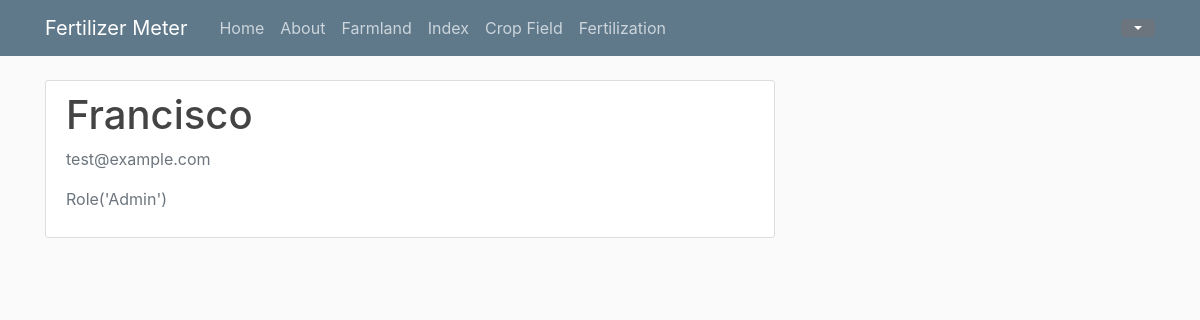
/account (signed in), run on the app's committed database.
### WebApp/models.py (models this page shows, shortened)
class User(db.Model, UserMixin):
    __tablename__ = 'users'
    id = db.Column(db.Integer, primary_key=True)
    username = db.Column(db.String(20), unique=True, nullable=False)
    email = db.Column(db.String(120), unique=True, nullable=False)
    role_id = db.Column(db.Integer, db.ForeignKey('roles.id'))
    password = db.Column(db.String(60), nullable=False)

class Role(db.Model):
    __tablename__ = 'roles'
    id = db.Column(db.Integer, primary_key=True)
    description = db.Column(db.String(20), unique=True, nullable=False)
    users = db.relationship('User', backref='role', lazy=True)
    def __repr__(self):
        return f"Role('{self.description}')"

### WebApp/routes.py (the view)
@app.route("/account")
@login_required
def account():
    return render_template('account.html', title='Account')

### WebApp/models.py (called while the page is built)
@login_manager.user_loader
def load_user(user_id):
    return User.query.get(int(user_id))

### WebApp/templates/account.html
{% extends "layout.html" %}
{% block content %}
    <div class="content-section">
     <div class="media">
         <div class="media-body">
          <h2 class="account-heading">{{ current_user.username }}</h2>
          <p class="text-secondary">{{ current_user.email }}</p>
          <p class="text-secondary">{{ current_user.role }}</p>
        </div>
    </div>
    </div>
{% endblock content %}

### WebApp/static/main.css (style rules this page uses)
body { background: #fafafa; color: #333333; margin-top: 5rem; }
h1, h2, h3, h4, h5, h6 { color: #444444; }
.content-section { background: #ffffff; padding: 10px 20px; border: 1px solid #dddddd; border-radius: 3px; margin-bottom: 20px; }
.account-heading { font-size: 2.5rem; }

### data on the page
User: username "Francisco", email "test@example.com"
Role: role "Role('Admin')"
